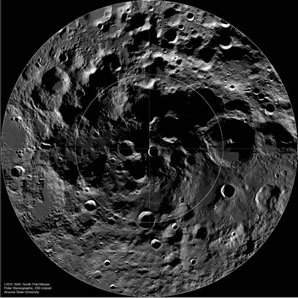
#> input picture packages/templateMatchCraterDetection/moon_toy.jpg, 298 x 298 px
$ python patternMatchScaledNMS.py   (Python 2 division)
#> lines starting #> are read from the running program, lines starting #| are printed output that depends on the picture
### packages/templateMatchCraterDetection/nms.py
# import the necessary packages
import numpy as np


# Malisiewicz et al.
def non_max_suppression_fast(boxes, overlapThresh = 0.5):
    # if there are no boxes, return an empty list
    if len(boxes) == 0:
        return []

    # if the bounding boxes integers, convert them to floats --
    # this is important since we'll be doing a bunch of divisions
    if boxes.dtype.kind == "i":
        boxes = boxes.astype("float")

    # initialize the list of picked indexes
    pick = []

    # grab the coordinates of the bounding boxes
    x1 = boxes[:, 0]
    y1 = boxes[:, 1]
    x2 = boxes[:, 2]
    y2 = boxes[:, 3]

    # compute the area of the bounding boxes and sort the bounding
    # boxes by the bottom-right y-coordinate of the bounding box
    area = (x2 - x1 + 1) * (y2 - y1 + 1)
    idxs = np.argsort(y2)

    # keep looping while some indexes still remain in the indexes
    # list
    while len(idxs) > 0:
        # grab the last index in the indexes list and add the
        # index value to the list of picked indexes
        last = len(idxs) - 1
        i = idxs[last]
        pick.append(i)

        # find the largest (x, y) coordinates for the start of
        # the bounding box and the smallest (x, y) coordinates
        # for the end of the bounding box
        xx1 = np.maximum(x1[i], x1[idxs[:last]])
        yy1 = np.maximum(y1[i], y1[idxs[:last]])
        xx2 = np.minimum(x2[i], x2[idxs[:last]])
        yy2 = np.minimum(y2[i], y2[idxs[:last]])

        # compute the width and height of the bounding box
        w = np.maximum(0, xx2 - xx1 + 1)
        h = np.maximum(0, yy2 - yy1 + 1)

        # compute the ratio of overlap
        overlap = (w * h) / area[idxs[:last]]

        # delete all indexes from the index list that have
        idxs = np.delete(idxs, np.concatenate(([last],
                                               np.where(overlap > overlapThresh)[0])))

    # return only the bounding boxes that were picked using the
    # integer data type
    return boxes[pick].astype("int")

### packages/templateMatchCraterDetection/patternMatchScaledNMS.py
import cv2
import numpy as np
import imutils
from nms import non_max_suppression_fast
import matplotlib
matplotlib.use('TkAgg')
# matplotlib.use("WX")
import matplotlib.pyplot as plt

img = cv2.imread('moon_toy.jpg', 0)
#> img: shape (298, 298); min 0, max 255, mean 46.4
orig = img.copy()
template = cv2.imread('small_template.jpg', 0)
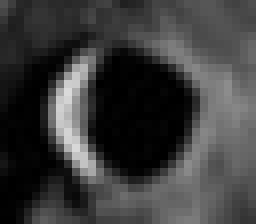
#> input picture packages/templateMatchCraterDetection/small_template.jpg, 32 x 28 px (shown 8 times larger)
#> template is the input picture: shape (28, 32); min 0, max 218, mean 60
w, h = template.shape[::-1]
#> w = 32; h = 28
found = np.zeros((img.shape[0], img.shape[1]), dtype=(float, 2))
threshold = 0.6
for scale in np.linspace(0.5, 2.5, 10):
    resized = imutils.resize(img, width=int(img.shape[1] * scale))
    r = 1.0/scale
    if resized.shape[0] < h or resized.shape[1] < w:
        break
    res = cv2.matchTemplate(resized, template, cv2.TM_CCOEFF_NORMED)
    for i in range(res.shape[0]):
        for j in range(res.shape[1]):
            loc = (i, j)
            corr_coeff = res[loc]
            if corr_coeff > found[int(i*r), int(j*r)][0]:
                found[int(i*r), int(j*r)] = (corr_coeff, r)
#> this loop made 10 passes
#> pass 1, `resized = imutils.resize(img, width=int(img.shape[1] * scale))`:
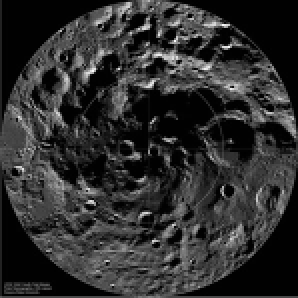
#> resized: shape (149, 149) (shown 2 times larger); min 0, max 252, mean 46.5
#> pass 1, `res = cv2.matchTemplate(resized, template, cv2.TM_CCOEFF_NORMED)`:
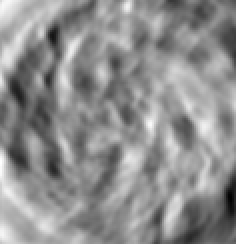
#> res: shape (122, 118) float32 (shown 2 times larger); min -0.483, max 0.37, mean -0.00514; drawn with min black and max white
#> pass 2, `resized = imutils.resize(img, width=int(img.shape[1] * scale))`:
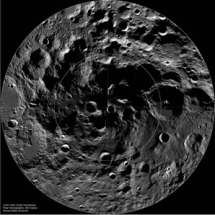
#> resized: shape (215, 215); min 0, max 251, mean 46.4
#> pass 2, `res = cv2.matchTemplate(resized, template, cv2.TM_CCOEFF_NORMED)`:
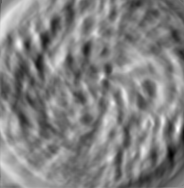
#> res: shape (188, 184) float32; min -0.515, max 0.49, mean -0.000915; drawn with min black and max white
#> after the loop:
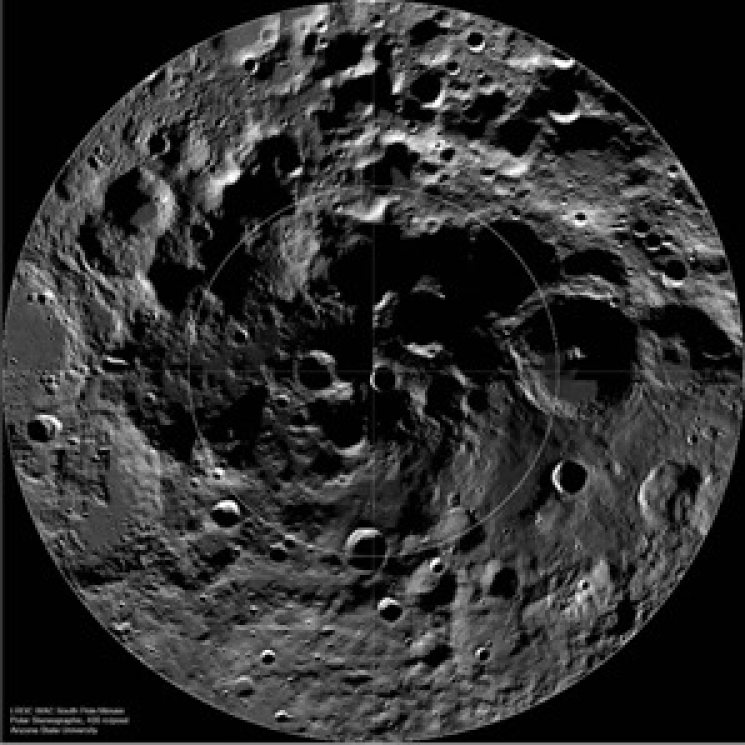
#> resized: shape (745, 745); min 0, max 255, mean 46.5
boxes = []
for i in range(img.shape[0]):
    for j in range(img.shape[1]):
        corr_coeff = found[i][j][0]
        r = found[i][j][1]
        if corr_coeff > threshold:
            (startX, startY, endX, endY) = (j, i, int(j+r*w), int(i+r*h))
            boxes.append((startX, startY, endX, endY))
#> after the loop, boxes = 35 items, first 6: (16, 69, 31, 82), (16, 70, 31, 83), (180, 152, 199, 169), (180, 153, 199, 170), (181, 153, 198, 168), (222, 172, 234, 183)

# loop over the bounding boxes for each image and draw them
# for (startX, startY, endX, endY) in boxes:
#     cv2.rectangle(img, (startX, startY), (endX, endY), 255, 2)

# perform non-maximum suppression on the bounding boxes
print "Initial length:", len(boxes)
#| Initial length: 35
pick = non_max_suppression_fast(np.array(boxes))
#> in non_max_suppression_fast, `boxes = boxes.astype("float")`: boxes = 35 rows, first 6: [16, 69, 31, 82], [16, 70, 31, 83], [180, 152, 199, 169], [180, 153, 199, 170], [181, 153, 198, 168], [222, 172, 234, 183]
#> in non_max_suppression_fast, `x1 = boxes[:, 0]`: x1 = 35 values, max 222 at index 5, min 16 at index 0, mean 201
#> in non_max_suppression_fast, `y1 = boxes[:, 1]`: y1 = 35 values from 69 to 183
#> in non_max_suppression_fast, `x2 = boxes[:, 2]`: x2 = 35 values, max 242 at index 10, min 31 at index 0, mean 223.4
#> in non_max_suppression_fast, `y2 = boxes[:, 3]`: y2 = 35 values, max 204 at index 22, min 82 at index 0, mean 190.1
#> in non_max_suppression_fast, `area = (x2 - x1 + 1) * (y2 - y1 + 1)`: area = 35 values, max 700 at index 7, min 156 at index 5, mean 507.4
#> in non_max_suppression_fast, `idxs = np.argsort(y2)`: idxs = 35 values, max 34 at index 20, min 0 at index 0, mean 17
#> the loop in non_max_suppression_fast, `while len(idxs) > 0:` made 4 passes
#> (last, i, xx1, yy1, xx2, yy2, w, h) on passes 3 to 4: (4, 3, [180, 180, 181, 180], [153, 153, 153, 153], [31, 31, 198, 199], [82, 83, 168, 169], [0, 0, 18, 20], [0, 0, 16, 17]), (1, 1, [16], [70], [31], [82], [16], [13])
#> (last, i, idxs) on pass 1: (34, 22, [0, 1, 4, 2, 3, 5, 6])
#> after the loop in non_max_suppression_fast, `while len(idxs) > 0:`: idxs = empty array; pick = [22, 6, 3, 1]
#> pick = [[213, 180, 240, 204], [222, 173, 234, 184], [180, 153, 199, 170], [16, 70, 31, 83]]
print "After applying non-maximum suppression:", len(pick)
#| After applying non-maximum suppression: 4

# loop over the picked bounding boxes and draw them
for (startX, startY, endX, endY) in pick:
    cv2.rectangle(img, (startX, startY), (endX, endY), 255, 2)
#> this loop made 4 passes
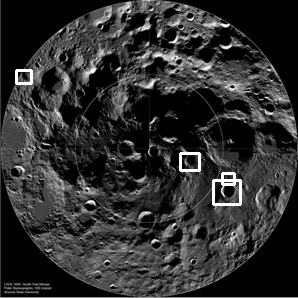
#> img: shape (298, 298); min 0, max 255, mean 48.3

# display the images
cv2.imshow("Original", orig)
cv2.imshow("After NMS", img)
cv2.waitKey(0)
